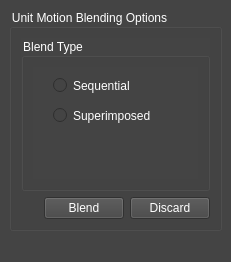
<?xml version="1.0" encoding="UTF-8"?>
<ui version="4.0">
 <class>unitMotion_integrationDialog</class>
 <widget class="QMainWindow" name="unitMotion_integrationDialog">
  <property name="geometry">
   <rect>
    <x>0</x>
    <y>0</y>
    <width>231</width>
    <height>262</height>
   </rect>
  </property>
  <property name="windowTitle">
   <string>unitMotion_integrationDialog</string>
  </property>
  <property name="styleSheet">
   <string notr="true">background-color: rgb(68, 68, 68);</string>
  </property>
  <widget class="QWidget" name="centralwidget">
   <layout class="QGridLayout" name="gridLayout">
    <item row="0" column="0">
     <widget class="QGroupBox" name="umBlending_groupBox">
      <property name="font">
       <font>
        <pointsize>9</pointsize>
       </font>
      </property>
      <property name="styleSheet">
       <string notr="true">color: rgb(255, 255, 255);</string>
      </property>
      <property name="title">
       <string>Unit Motion Blending Options</string>
      </property>
      <layout class="QGridLayout" name="gridLayout_2">
       <item row="0" column="0" colspan="3">
        <widget class="QGroupBox" name="groupBox">
         <property name="title">
          <string>Blend Type</string>
         </property>
         <layout class="QGridLayout" name="gridLayout_3">
          <item row="0" column="0">
           <widget class="QWidget" name="widget" native="true">
            <widget class="QRadioButton" name="sequentialBlending">
             <property name="geometry">
              <rect>
               <x>20</x>
               <y>10</y>
               <width>82</width>
               <height>17</height>
              </rect>
             </property>
             <property name="text">
              <string>Sequential </string>
             </property>
            </widget>
            <widget class="QRadioButton" name="superImposed">
             <property name="geometry">
              <rect>
               <x>20</x>
               <y>40</y>
               <width>101</width>
               <height>17</height>
              </rect>
             </property>
             <property name="text">
              <string>Superimposed </string>
             </property>
            </widget>
           </widget>
          </item>
         </layout>
        </widget>
       </item>
       <item row="1" column="0">
        <spacer name="horizontalSpacer">
         <property name="orientation">
          <enum>Qt::Horizontal</enum>
         </property>
         <property name="sizeHint" stdset="0">
          <size>
           <width>172</width>
           <height>20</height>
          </size>
         </property>
        </spacer>
       </item>
       <item row="1" column="1">
        <widget class="QPushButton" name="blendUM">
         <property name="font">
          <font>
           <pointsize>9</pointsize>
          </font>
         </property>
         <property name="text">
          <string>Blend</string>
         </property>
        </widget>
       </item>
       <item row="1" column="2">
        <widget class="QPushButton" name="discardUM">
         <property name="font">
          <font>
           <pointsize>9</pointsize>
          </font>
         </property>
         <property name="text">
          <string>Discard</string>
         </property>
        </widget>
       </item>
      </layout>
     </widget>
    </item>
   </layout>
  </widget>
  <widget class="QMenuBar" name="menubar">
   <property name="geometry">
    <rect>
     <x>0</x>
     <y>0</y>
     <width>231</width>
     <height>21</height>
    </rect>
   </property>
  </widget>
  <widget class="QStatusBar" name="statusbar"/>
 </widget>
 <resources/>
 <connections/>
</ui>
